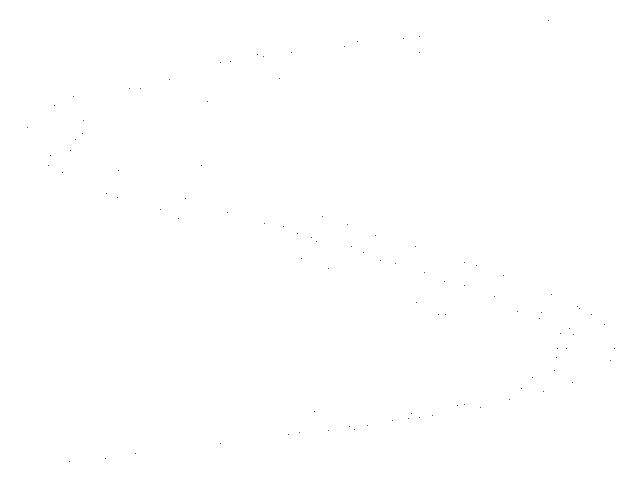
Frame 1 (no input)
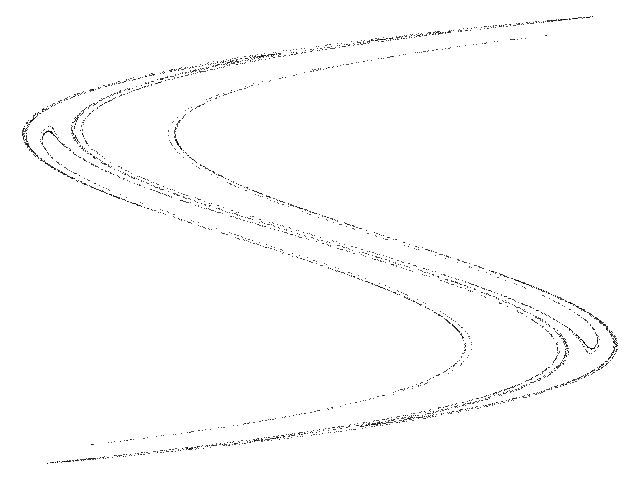
Frame 60 (the mouse pressed at the canvas centre just before this capture)
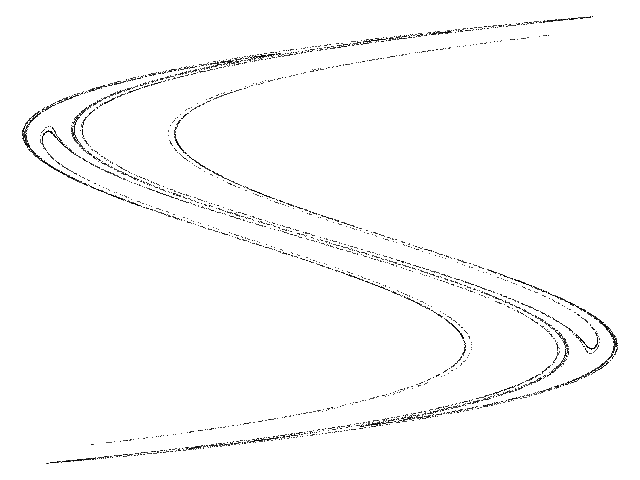
Frame 120 (the mouse held since frame 60 and released just before this capture)

The Processing sketch that drew these frames (run headless with seeded random() and noise(); from frame 60 on, the mouse is pressed at the canvas centre):

// Processing sketch: Holmes
// ── Holmes.pde
// Holmes chaotic map //

  float x = 0.1;
  float y = 0.1;
  float a = 2.4;
  float b = 0.3;


void setup() {
  
  size(640, 480);
  background(255);
  
}

void draw() {
  
  for (int i=0;i<100;i++) {
    
    float nx = x;
    float ny = y;
        
    x = b * ny + a * nx - pow(nx,3);
    y = nx;
  
    point(320+(160*x), 240+(120*y));
        
  }

}
